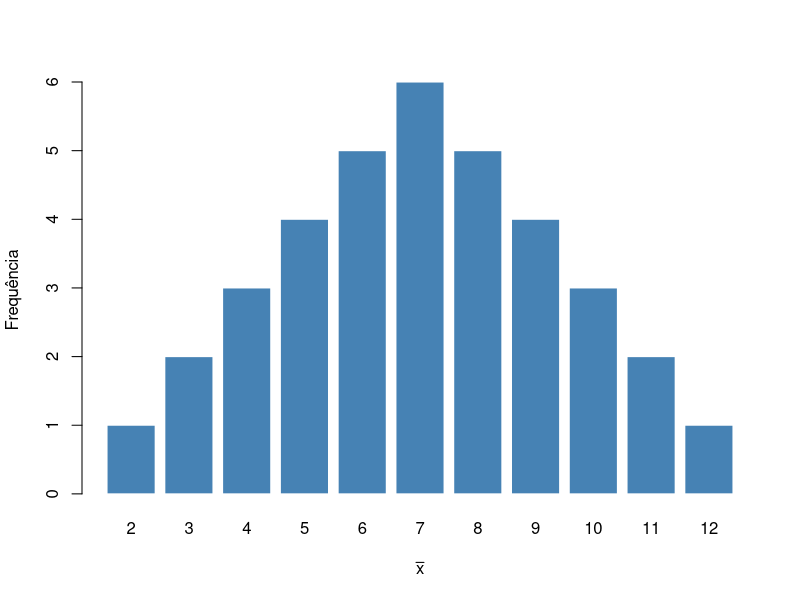
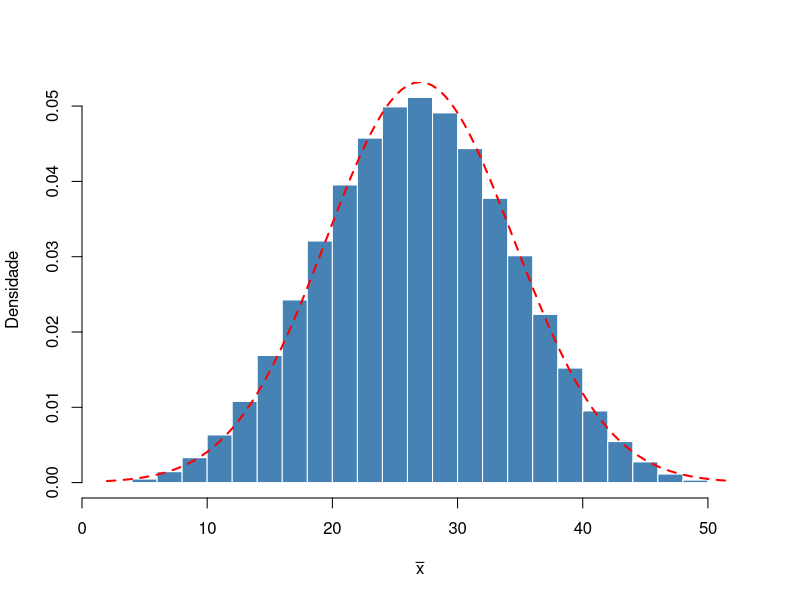

Write the R code that produced these figures, in order. (Note: this script raises an error after producing the figures.)
## ---- echo=FALSE, eval=TRUE, message=FALSE, warning=FALSE-------------------------------------------

df <- data.frame(elementos = LETTERS[1:6], ind = 1:6, idade = c(2,4,6,8,10,12))

knitr::kable(x = df,
             format = "markdown",
             col.names = c("Elementos", "$i$", "$X_i$"),
             align = "ccc")



## ---- echo=FALSE, eval=TRUE, message=FALSE, warning=FALSE-------------------------------------------

df2 <- data.frame(numero = c(1:5, "$\\vdots$"),
                  amostra = c(rep("",6)),
                  p = c(rep("",6)),
                  x = c(rep("",6)),
                  xbarra = c(rep("",6)))

knitr::kable(x = df2,
             format = "markdown",
             col.names = c("$S_j$",
                           "Amostras",
                           "$\\pi_j$",
                           "$(x_1, x_2)$",
                           "$\\bar{x}_j$"),
             align = "ccccc")



## ---- echo=FALSE, eval=TRUE, message=FALSE, warning=FALSE-------------------------------------------

x <- expand.grid(rep(list(LETTERS[1:6]), 2))

idade <- c(2,4,6,8,10,12)
idade.pares <- expand.grid(rep(list(idade), 2))
idade.media <- apply(X = idade.pares, MARGIN = 1, FUN = mean)

df3 <- data.frame(numero = 1:36,
                  amostra = paste("(", x$Var1, ", ", x$Var2, ")", sep = ""),
                  p = rep(as.character(MASS::fractions(1/36)), 36),
                  xs = paste("(", idade.pares$Var1, ", ", idade.pares$Var2, ")", sep = ""),
                  xbarra = idade.media)

knitr::kable(x = df3,
             format = "markdown",
             col.names = c("$S_j$",
                           "Amostras",
                           "$\\pi_j$",
                           "$(x_1, x_2)$",
                           "$\\bar{x}_j$"),
             align = "ccccc")



## ---- echo=FALSE, eval=TRUE, message=FALSE, warning=FALSE, fig.align='center', out.width='100%'-----

barplot(table(df3$xbarra),
     col = "steelblue",
     border = "white",
     ylab = "Frequência",
     xlab = expression(bar(x)))



## ---- echo=FALSE, eval=TRUE, message=FALSE, warning=FALSE, fig.align='center', out.width='100%'-----

x <- expand.grid(rep(list(LETTERS), 4))

idade <- 1:26 * 2
idade.pares <- expand.grid(rep(list(idade), 4))
idade.media <- apply(X = idade.pares, MARGIN = 1, FUN = mean)

hist(idade.media,
     prob = T,
     main = "",
     col = "steelblue",
     border = "white",
     ylab = "Densidade",
     xlab = expression(bar(x)))

curve(expr = dnorm(x, mean = mean(idade.media), sd = sd(idade.media)),
      lty = 2, lwd = 2,
      col = "red",
      add = T)



## ----echo=FALSE, fig.align='center', message=FALSE, warning=FALSE, out.width='50%', out.height='50%', paged.print=FALSE----

knitr::include_graphics(here::here('images', 'Statistically-Insignificant-bolha.jpg'))


